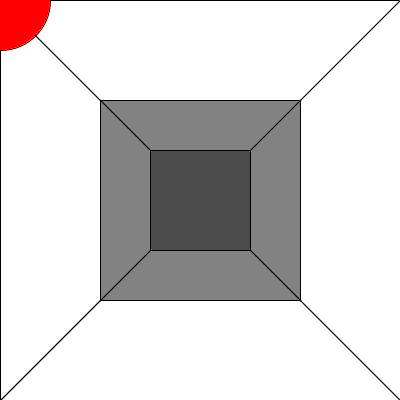
Frame 1 (no input)
Frame 60 (the mouse pressed at the canvas centre just before this capture): identical to frame 1, image omitted
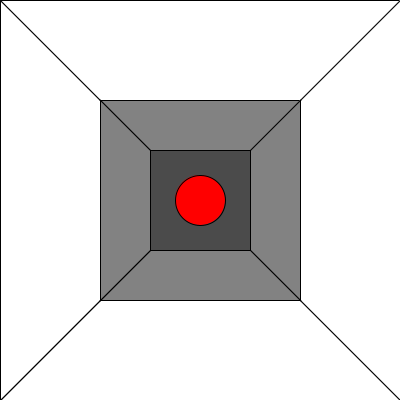
Frame 120 (the mouse held since frame 60 and released just before this capture)

The Processing sketch that drew these frames (run headless with seeded random() and noise(); from frame 60 on, the mouse is pressed at the canvas centre):

// Processing sketch: Space
// ── Space.pde
/**
@christopherRomo
CS4800 (T/R)
October 8th, 2024
Project - Elements of Art
*/

void setup() {
  size(400,400);
  
} // setup()

void draw() {
  // draws the background
  background(130);
  
  // draws white polygons
  fill(255);
  quad(100,300,300,300,400,400,0,400);
  quad(0,0,100,100,100,300,0,400);
  quad(0,0,400,0,300,100,100,100);
  quad(300,100,400,0,400,400,300,300);
  
  // draws grey polygons
  fill(130);
  quad(100,100,300,100,250,150,150,150);
  quad(250,150,300,100,300,300,250,250);
  quad(100,300,150,250,250,250,300,300);
  quad(100,100,150,150,150,250,100,300);
  
  // draws dark grey square
  fill(75);
  rect(150,150,100,100);
  
  // red circle following mouse
  fill(255,0,0);
  
  // if statement that checks position of mouse and draws correct circle
  if (mouseX < 250 && mouseX > 150 && mouseY < 250 && mouseY > 150) {            // smallest circle
    ellipse(mouseX,mouseY,50,50);
  } else if (mouseX < 300 && mouseX > 100 && mouseY < 300 && mouseY > 100) {     // medium circle
    ellipse(mouseX,mouseY,75,75);
  } else {                                                                       // largest circle
    ellipse(mouseX,mouseY,100,100);
  } // if

} // draw()
